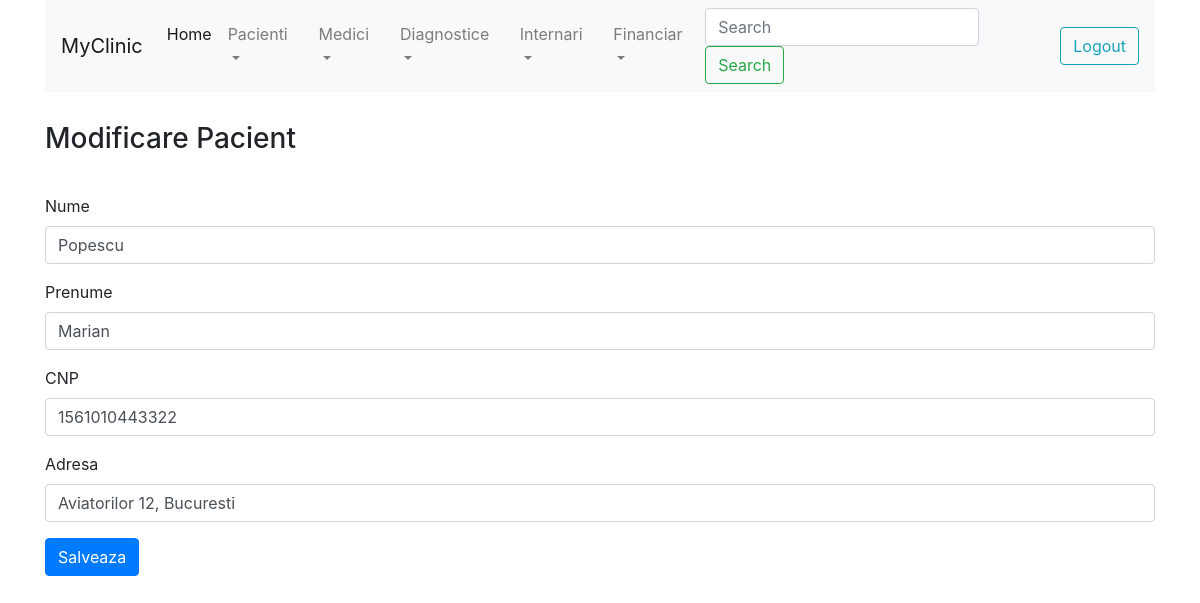
/edit_pacient.php?id=1, run on the app's committed database.
### tables this page shows
CREATE TABLE `pacienti` (
  `pacient_id` smallint(6) NOT NULL AUTO_INCREMENT,
  `Nume` varchar(100) NOT NULL,
  `Prenume` varchar(100) NOT NULL,
  `CNP` varchar(15) NOT NULL,
  `Adresa` varchar(200) DEFAULT NULL,
  PRIMARY KEY (`pacient_id`)
);

### include/db_receptie.php (called while the page is built, shortened)
<?php
function get_pacient($conn, $id) {
    $sql = "SELECT * FROM pacienti WHERE pacient_id = ".$id;
    $result = $conn->query($sql);
    return $result;
}
?>

### edit_pacient.php (the view, shortened to what this page needs)
<?php include 'include/db_connect.php';
include 'include/db_receptie.php';
$id = $_GET['id'];
$pacient_rs = get_pacient($conn, $id);
$cnt = $pacient_rs->num_rows;
if ($cnt>0)
    $pacient = $pacient_rs->fetch_assoc();
else
    $pacient = null;
?>
<?php
include 'include/header.php';
include 'include/menu.php'; ?>
<div class="col-xs-12" style="height:30px;"></div>
<h3>Modificare Pacient</h3>
<div class="col-xs-12" style="height:30px;"></div>
<form action="edit_pacient.php?id=<?=$id?>" method="POST">
    <div class="form-group">
        <label for="nume">Nume</label>
        <input type="text" class="form-control" name="nume" id="nume" value="<?=$pacient['Nume']?>">
    </div>
    <div class="form-group">
        <label for="prenume">Prenume</label>
        <input type="text" class="form-control" name="prenume" id="prenume" value="<?=$pacient['Prenume']?>">
    </div>
    <div class="form-group">
        <label for="cnp">CNP</label>
        <input type="text" class="form-control" name="cnp" id="cnp" value="<?=$pacient['CNP']?>">
    </div>
    <div class="form-group">
        <label for="adresa">Adresa</label>
        <input type="text" class="form-control" name="adresa" id="adresa" value="<?=$pacient['Adresa']?>">
    </div>
    <button type="submit" class="btn btn-primary">Salveaza</button>
</form>
<?php include 'include/footer.php'; ?>

### data on the page
pacienti: nume "Popescu", prenume "Marian", cnp "1561010443322", adresa "Aviatorilor 12, Bucuresti"
